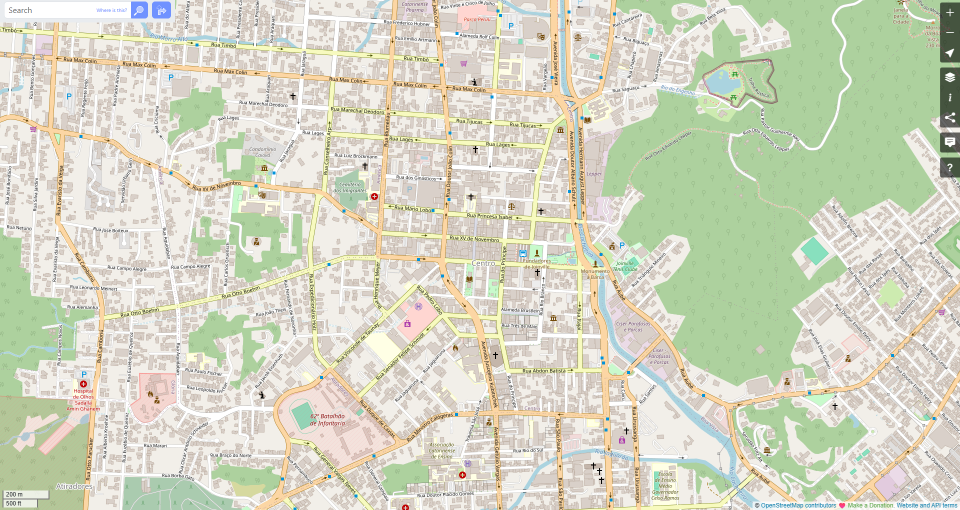
#> input picture references/joinville.png, 1920 x 1020 px (shown at 1/2 size)
$ python trace_osm.py ../references/joinville.png
#> lines starting #> are read from the running program, lines starting #| are printed output that depends on the picture; after the words box and inside, x2 and y2 are one past the last pixel; in counts of white or black regions, pixels touching at a corner belong together
"""Trace the OpenStreetMap tiles references/1.png .. 9.png into scripts/world/city_osm.gd.

The tiles are screenshots of openstreetmap.org at four times the zoom of references/joinville.png (their
scale bars: 50 m over 89 px against 200 m over 89 px), so each maps onto joinville.png by a shift and a
scale of 1/4. Each tile's two control points (its top-left and bottom-right corners of the traced area,
in tile pixels and in joinville.png pixels) are kept in TILES below; `--register` finds them again by
cross-correlating the tile's buildings with joinville.png's and prints them.

Out of the tiles come: building footprints (simplified to a few corners, with area and centroid), the
streets by colour class as cells of joinville.png pixels, and water, parks, parking lots and forest as
polygons. All in joinville.png pixels. references/osm_on_reference.png draws it all over joinville.png to
prove the registration by eye; gaps between the tiles are reported, not guessed.

    python tools/trace_osm.py              write city_osm.gd and the overlay picture
    python tools/trace_osm.py --register   find the control points again and print them
"""
import math
import os
import sys

import numpy as np
from PIL import Image, ImageDraw
from scipy import ndimage, signal
from shapely.geometry import MultiPoint, Polygon, box
from shapely.ops import unary_union

ROOT = os.path.dirname(os.path.dirname(os.path.abspath(__file__)))
REF = os.path.join(ROOT, "references")
OUT = os.path.join(ROOT, "scripts", "world", "city_osm.gd")
OVERLAY = os.path.join(REF, "osm_on_reference.png")

SCALE = 0.25                    # a tile pixel in joinville.png pixels
M_PER_TILE_PX = 50.0 / 89.0     # metres per tile pixel (the scale bar)
CROP = (0, 122, 1868, 1040)     # the map in a tile, without the site's bars and buttons (x0, y0, x1, y1)

# Tile colours (the tiles use a newer map style than joinville.png).
T_BUILDING = [(215, 203, 200), (216, 195, 194), (214, 204, 192)]
J_BUILDING = [(217, 208, 201), (213, 203, 195), (216, 207, 200)]
STREET_CLASSES = {  # name: colours in the tiles
    "trunk": [(221, 159, 159)],
    "primary": [(249, 214, 170), (252, 214, 164)],
    "secondary": [(247, 239, 183), (247, 250, 191)],
    "residential": [(255, 255, 255)],
    "pedestrian": [(225, 225, 225), (221, 221, 232)],
}
AREA_CLASSES = {
    "water": [(181, 208, 208), (170, 211, 223)],
    "park": [(206, 248, 202), (207, 236, 168), (51, 204, 153)],  # park, grass, pitch
    "parking": [(238, 238, 238)],
    "forest": [(190, 218, 179), (173, 209, 158)],
}
MIN_BUILDING_PX = 60            # tile pixels: smaller blobs are labels and dots

# Control points per tile: [[tile x, tile y], [joinville x, joinville y]] for the crop's two corners.
# Found by `--register`; kept here so the trace is the same every run.
TILES = {
    1: [[(0, 122), (1108, 9)], [(1868, 1040), (1575.0, 238.5)]],  # match 0.77
    2: [[(0, 122), (915, 15)], [(1868, 1040), (1382.0, 244.5)]],  # match 0.75
    3: [[(0, 122), (817, 181)], [(1868, 1040), (1284.0, 410.5)]],  # match 0.72
    4: [[(0, 122), (915, 356)], [(1868, 1040), (1382.0, 585.5)]],  # match 0.72
    5: [[(0, 122), (916, 552)], [(1868, 1040), (1383.0, 781.5)]],  # match 0.70
    6: [[(0, 122), (714, 638)], [(1868, 1040), (1181.0, 867.5)]],  # match 0.69
    7: [[(0, 122), (467, 732)], [(1868, 1040), (934.0, 961.5)]],  # match 0.71
    8: [[(0, 122), (536, 516)], [(1868, 1040), (1003.0, 745.5)]],  # match 0.72
    9: [[(0, 122), (631, 294)], [(1868, 1040), (1098.0, 523.5)]],  # match 0.64
}


def colour_mask(a, colours, tol):
#> called with tol = 8
    m = np.zeros(a.shape[:2], bool)
#> m: shape (1020, 1920) bool; every value is 0
    for c in colours:
        m |= (np.abs(a.astype(np.int16) - np.array(c, np.int16)).max(axis=2) <= tol)
#> this loop made 3 passes
#> pass 1, in colour_mask, `m |= (np.abs(a.astype(np.int16) - np.array(c, np.int16)).max(axis=2) <..`:
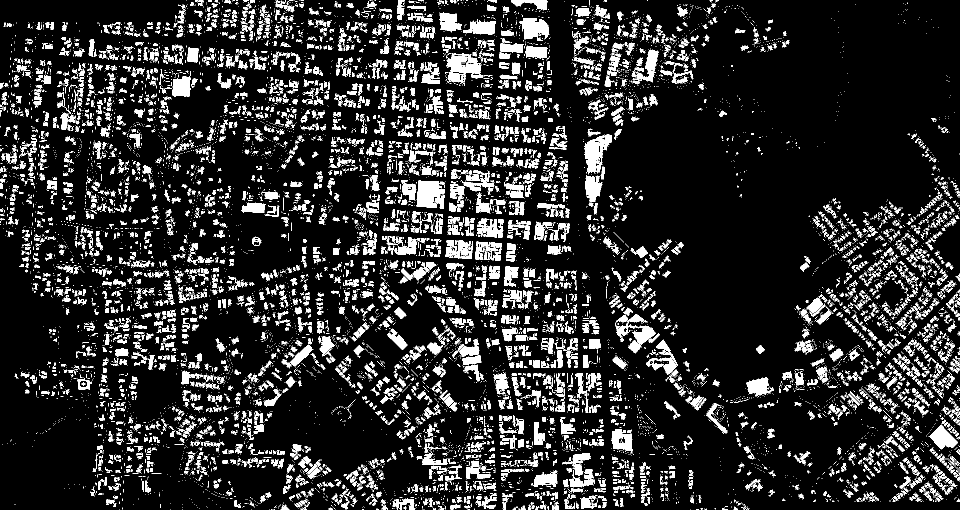
#> m: shape (1020, 1920) bool (shown at 1/2 size); 13.6% white; 20110 white regions (16404 under 20 px), largest, box (x1, y1, x2, y2) and area: (832, 360, 890, 416) 2188, (1039, 36, 1098, 82) 1749, (894, 111, 961, 147) 1510
#> pass 2, in colour_mask, `m |= (np.abs(a.astype(np.int16) - np.array(c, np.int16)).max(axis=2) <..`:
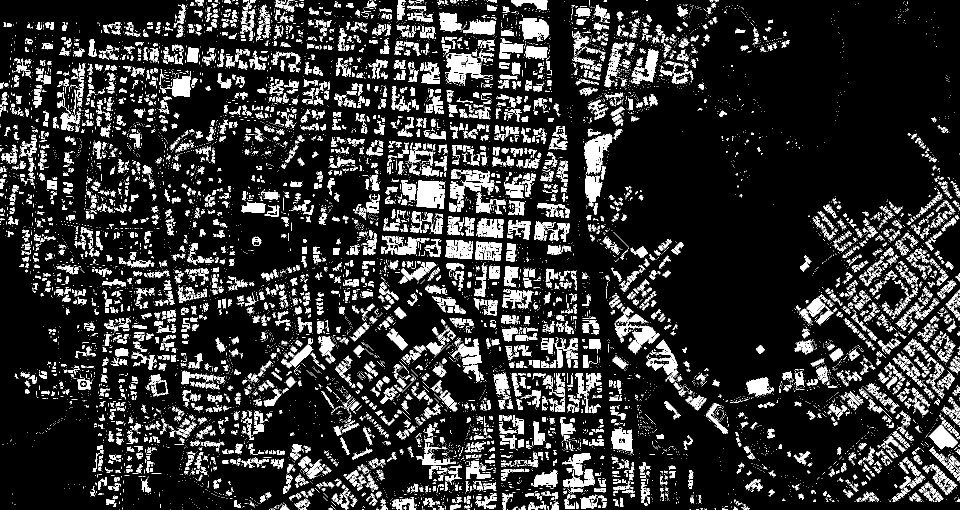
#> m: shape (1020, 1920) bool (shown at 1/2 size); 15.4% white; 14653 white regions (10946 under 20 px), largest, box (x1, y1, x2, y2) and area: (1228, 614, 1320, 707) 2735, (893, 111, 967, 165) 2222, (832, 360, 890, 416) 2213
#> pass 3, in colour_mask, `m |= (np.abs(a.astype(np.int16) - np.array(c, np.int16)).max(axis=2) <..`:
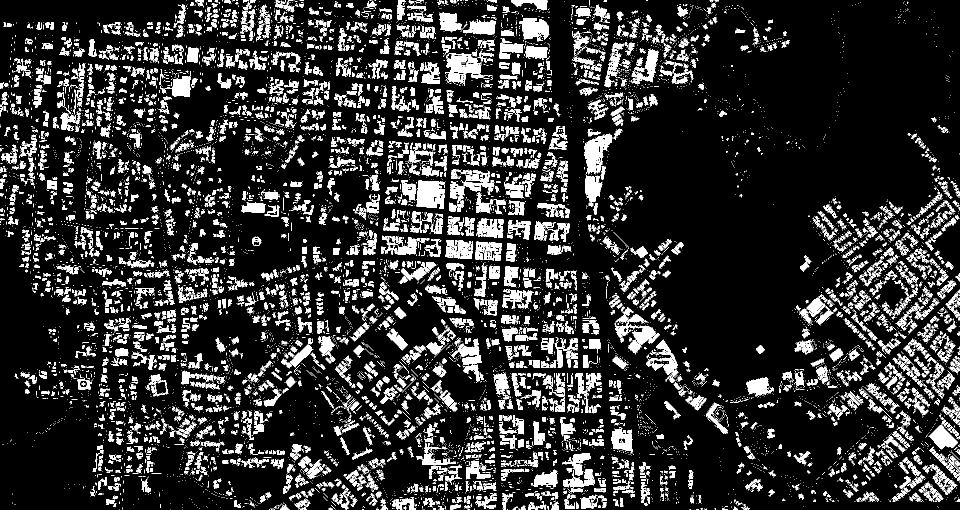
#> m: shape (1020, 1920) bool (shown at 1/2 size); 15.4% white; 14805 white regions (11095 under 20 px), largest, box (x1, y1, x2, y2) and area: (1228, 614, 1320, 707) 2738, (893, 111, 967, 165) 2222, (832, 360, 890, 416) 2213
    return m


def load(path):
    return np.asarray(Image.open(path).convert("RGB"))


def tile_crop(a):
    x0, y0, x1, y1 = CROP
    return a[y0:y1, x0:x1]


# [81 lines left out: functions register, to_j, components, trace_buildings, trace_cells, cells_to_polygons, not called in this run]


def v2(p):
    return "Vector2(%.1f, %.1f)" % (p[0], p[1])


def gd_points(pts):
    return "[" + ", ".join(v2(p) for p in pts) + "]"


def main():
    jmask = colour_mask(load(os.path.join(REF, "joinville.png")), J_BUILDING, 8)
    if "--register" in sys.argv:
        print("TILES = {")
        for n in range(1, 10):
            x, y, s = register(n, jmask)
            x0, y0, x1, y1 = CROP
            jx1 = x + (x1 - x0) * SCALE
            jy1 = y + (y1 - y0) * SCALE
            print("    %d: [[(%d, %d), (%d, %d)], [(%d, %d), (%.1f, %.1f)]],  # match %.2f" % (n, x0, y0, x, y, x1, y1, jx1, jy1, s))
        print("}")
        return
    if not TILES:
        sys.exit("No control points yet: run with --register and paste them into TILES.")
    buildings = []
    streets = {k: [] for k in STREET_CLASSES}
    area_cells = {k: [] for k in AREA_CLASSES}
    rects = []
    for n in sorted(TILES):
        a = load(os.path.join(REF, "%d.png" % n))
        for b in trace_buildings(n, a):
            dup = False
            for o in buildings: # the tiles overlap: keep one of each
                if abs(o["centroid"][0] - b["centroid"][0]) < 1.5 and abs(o["centroid"][1] - b["centroid"][1]) < 1.5:
                    dup = True
                    break
            if not dup:
                buildings.append(b)
        for k, cols in STREET_CLASSES.items():
            streets[k].extend(trace_cells(n, a, cols, 1.0))
        for k, cols in AREA_CLASSES.items():
            area_cells[k].extend(trace_cells(n, a, cols, 2.0))
        x0, y0, x1, y1 = CROP
        rects.append((n, to_j(n, (x0, y0)), to_j(n, (x1, y1))))
    for k in streets: # cells from overlapping tiles: once each, on the whole-pixel grid
        streets[k] = sorted(set((math.floor(x), math.floor(y)) for x, y in streets[k]))
    areas = {k: cells_to_polygons(sorted(set((math.floor(x / 2) * 2 + 1, math.floor(y / 2) * 2 + 1) for x, y in v)), 2.0) for k, v in area_cells.items()}
    # Gaps: what the tiles' bounding box holds that no tile covers.
    cover = unary_union([box(r[1][0], r[1][1], r[2][0], r[2][1]) for r in rects])
    hull = cover.envelope
    gaps = hull.difference(cover)
    gap_parts = [] if gaps.is_empty else ([gaps] if gaps.geom_type == "Polygon" else list(gaps.geoms))
    gap_parts = [g for g in gap_parts if g.area > 50]
    write_gd(buildings, streets, areas, rects, gap_parts)
    draw_overlay(buildings, areas, rects, gap_parts)
    print("buildings %d, street cells %s, areas %s, gaps %d (%.0f px²)" % (len(buildings),
        {k: len(v) for k, v in streets.items()}, {k: len(v) for k, v in areas.items()}, len(gap_parts), sum(g.area for g in gap_parts)))


# [54 lines left out: functions write_gd, draw_overlay, not called in this run]


if __name__ == "__main__":
#> (the run stopped early here; a loop or call above may not have finished)

$ run again, with references/1.png copied over references/joinville.png
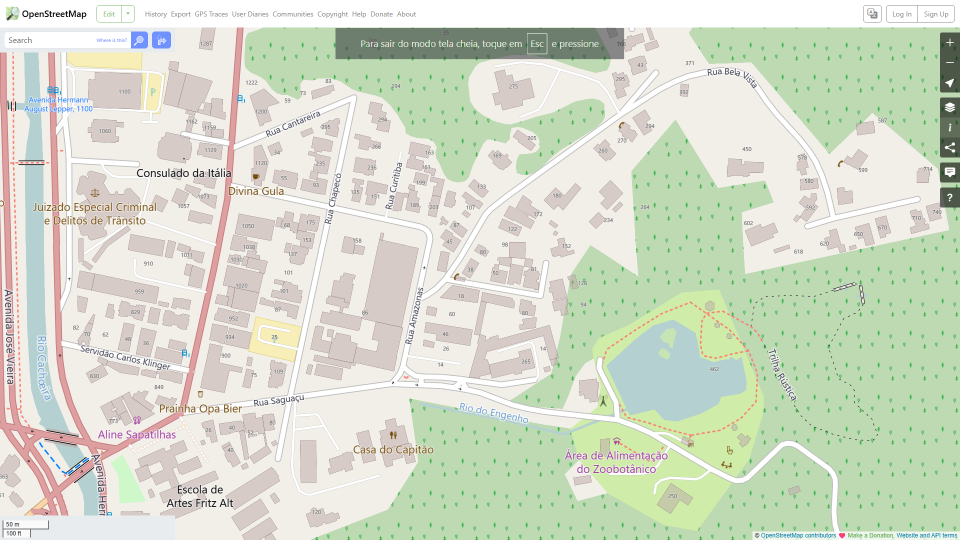
#> input picture references/1.png, 1920 x 1079 px (shown at 1/2 size)
#> in load, returned value is the input picture: shape (1079, 1920, 3); mean R, G, B 213.4, 220.4, 203.3
#> the loop in colour_mask, `for c in colours:` made 3 passes
#> pass 1, in colour_mask, `m |= (np.abs(a.astype(np.int16) - np.array(c, np.int16)).max(axis=2) <..`:
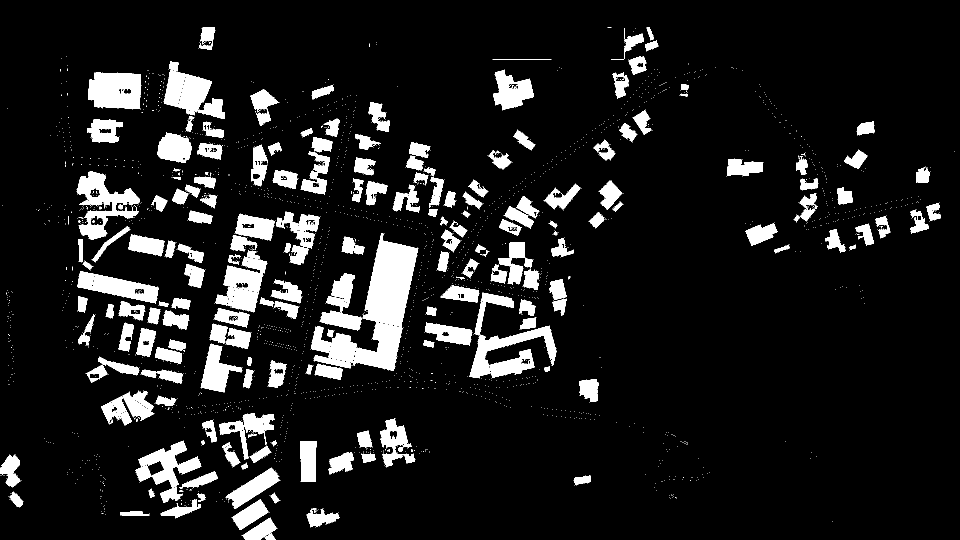
#> m: shape (1079, 1920) bool (shown at 1/2 size); 10.9% white; 2422 white regions (2182 under 20 px), largest, box (x1, y1, x2, y2) and area: (726, 480, 836, 654) 12611, (153, 342, 279, 480) 6823, (176, 145, 283, 218) 6616
#> pass 2, in colour_mask, `m |= (np.abs(a.astype(np.int16) - np.array(c, np.int16)).max(axis=2) <..`:
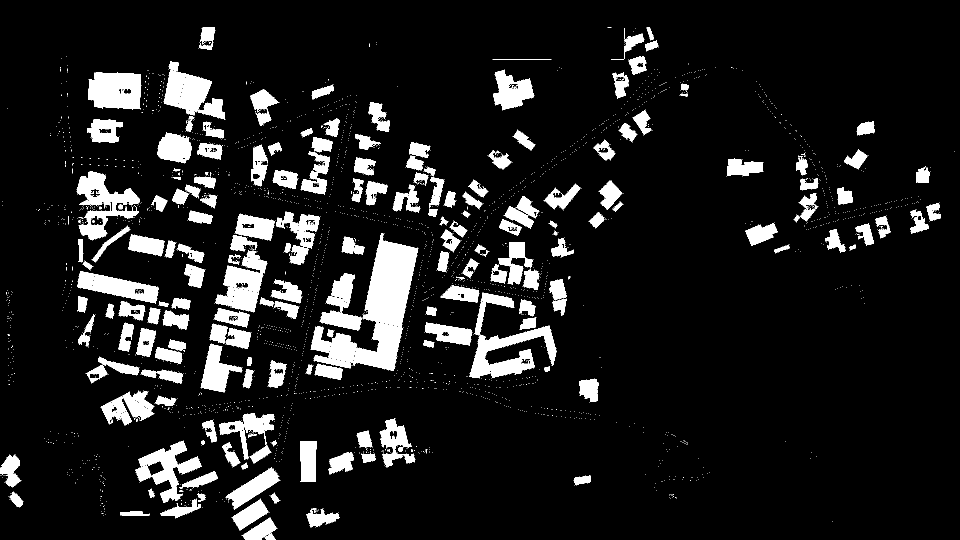
#> m: shape (1079, 1920) bool (shown at 1/2 size); 11% white; 2825 white regions (2601 under 20 px), largest, box (x1, y1, x2, y2) and area: (726, 480, 836, 654) 12652, (939, 651, 1113, 757) 7664, (153, 342, 279, 481) 6892
